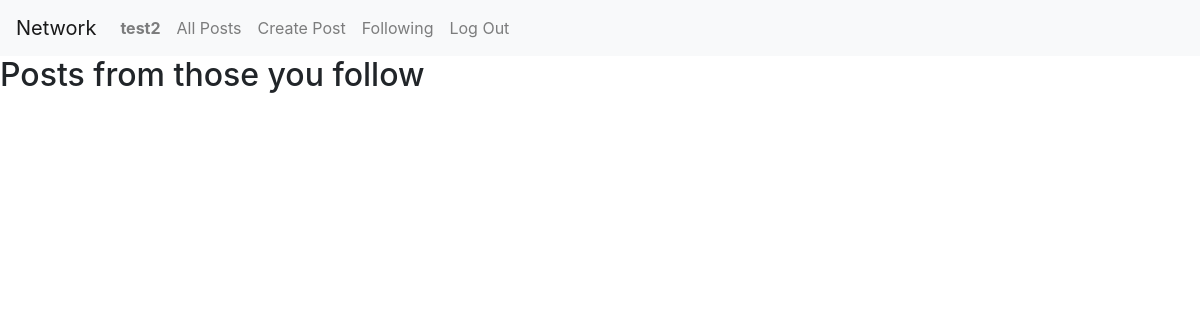
The app's page /following (signed in), older data.
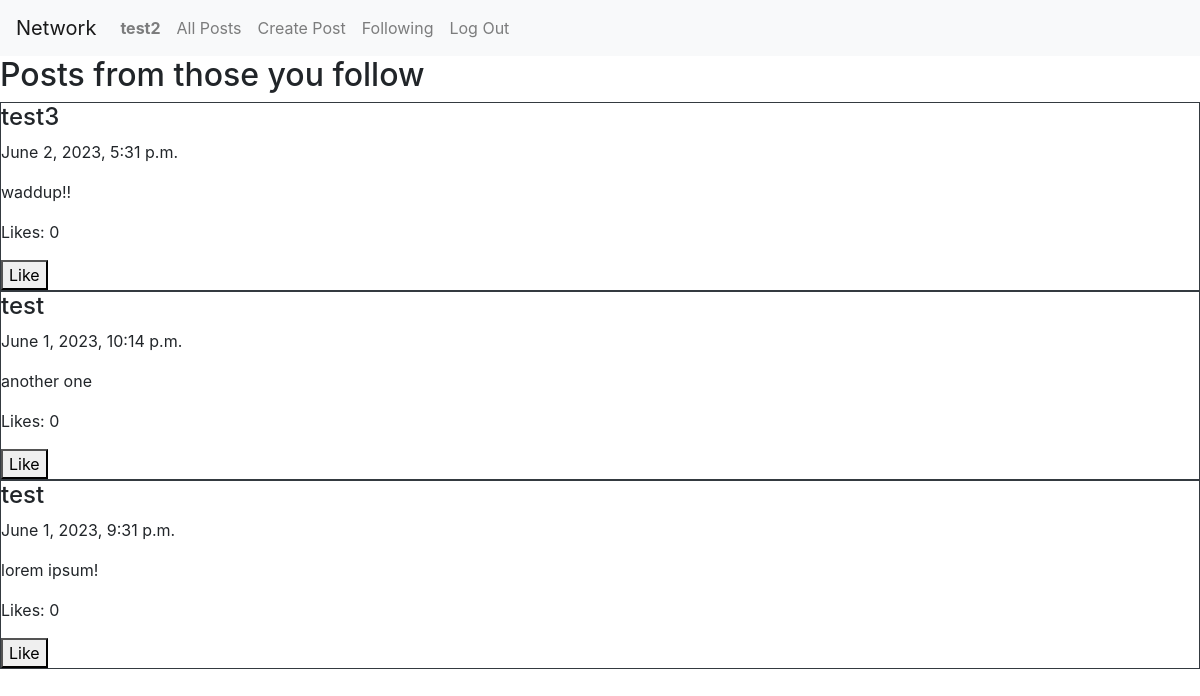
The same page, newer data.
### network/models.py (models this page shows, shortened)
class Post(models.Model):
    username = models.ForeignKey(settings.AUTH_USER_MODEL, on_delete=models.CASCADE, related_name="post_user")
    content = models.TextField()
    timestamp = models.DateTimeField()
    likes = models.IntegerField(default=0)

class User(AbstractUser):
    pass

### network/views.py (the view)
# urls.py: path("following", views.following, name="following"),
def following(request):
    followlist = Following.objects.filter(following_user=request.user).values_list('followed_user')
    posts = Post.objects.filter(username__in=followlist).all().order_by('-timestamp')
    return render(request, "network/following.html", {
        "posts": posts
    })

### network/templates/network/following.html
{% extends "network/layout.html" %}
{% block body %}
<h2>Posts from those you follow</h2>
    {% for post in posts %}
        <div class="border border-dark">
            <h4>{{ post.username }}</h4>
            <p>{{ post.timestamp }}</p>
            <p>{{ post.content }}</p>
            <p>Likes: {{ post.likes }}</p>
            <button id="{{ post.id }}" class="like">Like</button>
        </div>
    {% endfor %}
{% endblock %}

Row changes from the older to the newer data that the page shows:
added Post: username "test3", timestamp "June 2, 2023, 5:31 p.m.", content "waddup!!", likes "0"
now on this page (row unchanged): Post: username "test", timestamp "June 1, 2023, 10:14 p.m.", content "another one", likes "0"
now on this page (row unchanged): Post: username "test", timestamp "June 1, 2023, 9:31 p.m.", content "lorem ipsum!", likes "0"
